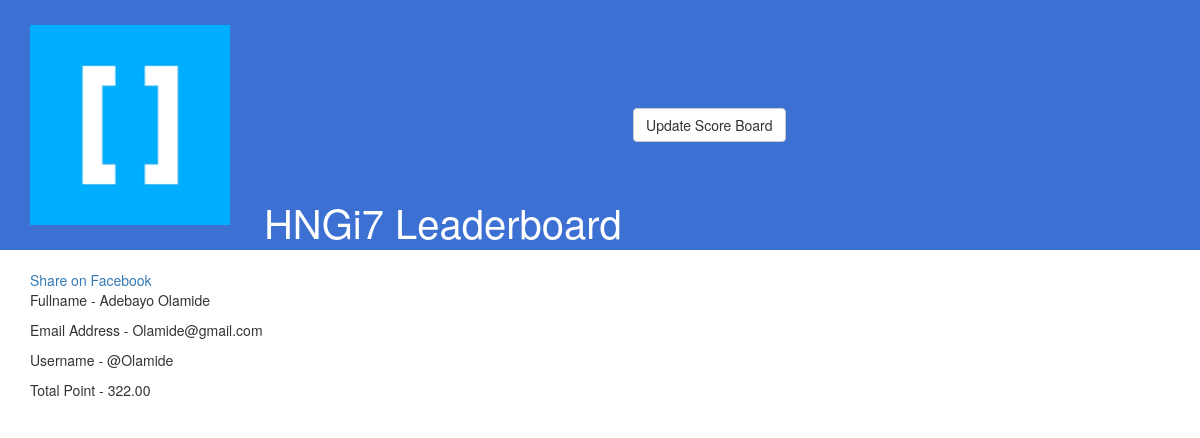
/leaderboard/18/, run on the app's committed database.
### leaderboard/models.py (models this page shows, shortened)
class Leaderboard(models.Model):
    fullname=models.CharField("fullname", max_length=50)
    email=models.EmailField("Email", max_length=254)
    username=models.CharField("Username", max_length=50)
    points=models.DecimalField("Points", max_digits=5, decimal_places=2)
    class Meta:
        verbose_name = "leaderboard"
        verbose_name_plural = "leaderboards"
        ordering= ['points']

### leaderboard/views.py (the view)
# urls.py: path('leaderboard/<int:pk>/', views.details, name='leader_detail'),
def details(request, pk):
    detail=Leaderboard.objects.get(pk=pk)
    return render(request, 'leaderboard/detail.html',{ 'user': detail})

### leaderboard/templates/leaderboard/detail.html
{% extends 'leaderboard/base.html' %}
{% block content %}
<div class="container">
<a href="https://www.facebook.com/sharer/sharer.php?u=example.org" target="_blank">
  Share on Facebook
</a>
<p>Fullname - {{user.fullname}}</p>
<p>Email Address - {{user.email}}</p>
<p>Username - {{user.username}}</p>
<p>Total Point - {{user.points}}</p>
</div>
{% endblock content %}

### hng_leaderboard/static/css/style.css (style rules this page uses)
body .container { margin-top: 20px;; }

### data on the page
Leaderboard: fullname "Adebayo Olamide", email "Olamide@gmail.com", username "@Olamide", points "322.00"
